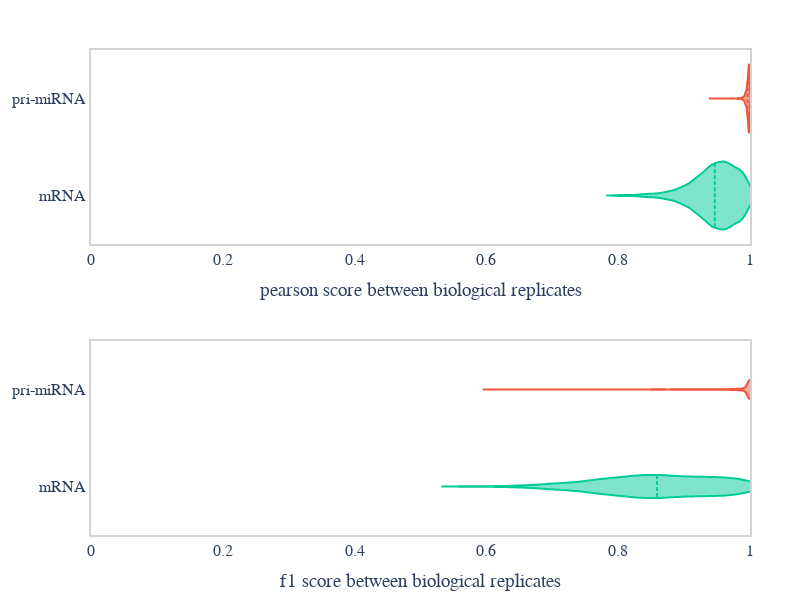

The notebook cell saved with this chart:
### Code cell
from plotly.subplots import make_subplots
import plotly
colors = plotly.colors.qualitative.Plotly

fig = make_subplots(rows=2, cols=1, vertical_spacing=0.2)

def post_process_trace(fig, trace, row, col):
    # group traces by name
    trace.name = 'mRNA' if 'mRNA' in trace.name else 'pri-miRNA'
    trace.legendgroup = trace.name
    # set cxolor
    trace.marker.color = colors[2] if 'mRNA' in trace.name else colors[1]
    trace.showlegend = row == 0
    # change data color
    fig.add_trace(trace, row=row, col=col)
    # remove y axis text
    fig.update_xaxes(showline=True, linewidth=2, linecolor='lightgrey', mirror=True, showgrid=False, gridcolor='white', gridwidth=2, row=row, col=col, range=[0, 1], title_text=("pearson score" if row == 1 else "f1 score") + " between biological replicates")
    # no text on y axis
    fig.update_yaxes(showline=True, linewidth=2, linecolor='lightgrey', mirror=True, showgrid=False, gridcolor='white', gridwidth=2, row=row, col=col)
    fig.update_layout(
        width=800,  
        height=600,  
        paper_bgcolor='white',  # Background color of the entire plot
        plot_bgcolor='white',  # Background color of the plot area
        # add a frame
        
        # put less distance between violins
        violingap=0,
        
        # remove outliers 
        
        margin=dict(l=50, r=50, t=50, b=50),  # Adjust margins
        font=dict(
        family='helvetica neue',
        size=16,
        
    ),)
    return fig

for trace in fig1.data:
    post_process_trace(fig, trace, 1, 1)
for trace in fig2.data:
    post_process_trace(fig, trace, 2, 1)


# make legend horizontal
# save to pdf
import plotly.io as pio
pio.write_image(fig, 'images/c_data_quality.pdf')
fig.show()

### Figure 1 — Plotly figure (JSON) as saved in the notebook; plotly's stock layout.template omitted (floating-point values rounded to 4 significant figures; data arrays with more than 128 entries replaced by an {"elided": "..."} marker saying what was removed)
{"data": [{"legendgroup": "mRNA", "marker": {"color": "#00CC96"}, "meanline": {"visible": true}, "name": "mRNA", "points": false, "showlegend": false, "type": "violin", "x": {"elided": "1102 float values"}, "xaxis": "x", "yaxis": "y"}, {"legendgroup": "pri-miRNA", "marker": {"color": "#EF553B"}, "meanline": {"visible": true}, "name": "pri-miRNA", "points": false, "showlegend": false, "type": "violin", "x": {"elided": "2126 float values"}, "xaxis": "x", "yaxis": "y"}, {"legendgroup": "mRNA", "marker": {"color": "#00CC96"}, "meanline": {"visible": true}, "name": "mRNA", "points": false, "showlegend": false, "type": "violin", "x": {"elided": "1102 float values"}, "xaxis": "x2", "yaxis": "y2"}, {"legendgroup": "pri-miRNA", "marker": {"color": "#EF553B"}, "meanline": {"visible": true}, "name": "pri-miRNA", "points": false, "showlegend": false, "type": "violin", "x": {"elided": "2126 float values"}, "xaxis": "x2", "yaxis": "y2"}], "layout": {"font": {"family": "helvetica neue", "size": 16}, "height": 600, "margin": {"b": 50, "l": 50, "r": 50, "t": 50}, "paper_bgcolor": "white", "plot_bgcolor": "white", "violingap": 0, "width": 800, "xaxis": {"anchor": "y", "domain": [0, 1], "gridcolor": "white", "gridwidth": 2, "linecolor": "lightgrey", "linewidth": 2, "mirror": true, "range": [0, 1], "showgrid": false, "showline": true, "title": {"text": "pearson score between biological replicates"}}, "xaxis2": {"anchor": "y2", "domain": [0, 1], "gridcolor": "white", "gridwidth": 2, "linecolor": "lightgrey", "linewidth": 2, "mirror": true, "range": [0, 1], "showgrid": false, "showline": true, "title": {"text": "f1 score between biological replicates"}}, "yaxis": {"anchor": "x", "domain": [0.6, 1], "gridcolor": "white", "gridwidth": 2, "linecolor": "lightgrey", "linewidth": 2, "mirror": true, "showgrid": false, "showline": true}, "yaxis2": {"anchor": "x2", "domain": [0, 0.4], "gridcolor": "white", "gridwidth": 2, "linecolor": "lightgrey", "linewidth": 2, "mirror": true, "showgrid": false, "showline": true}}}
